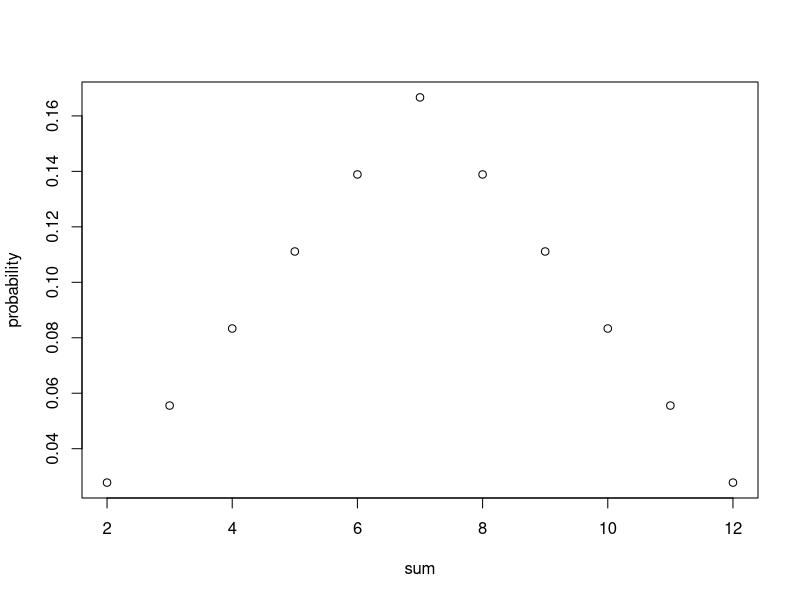
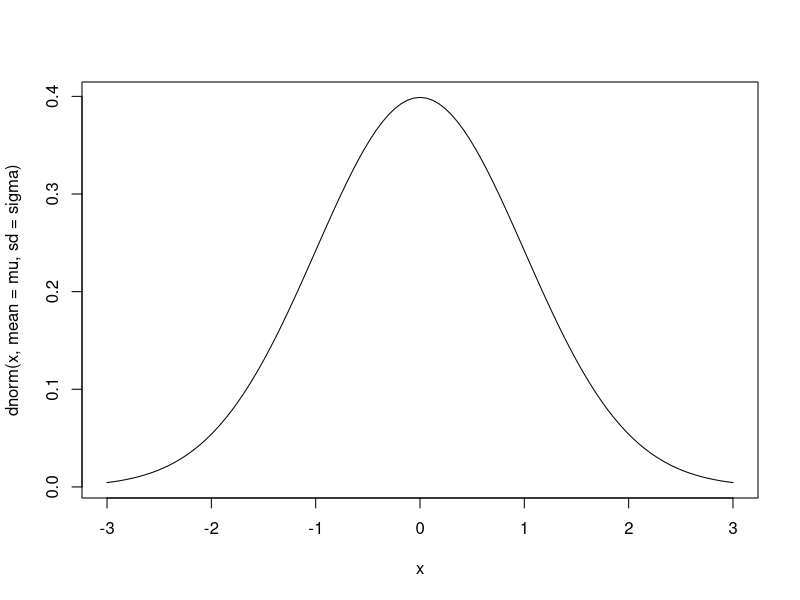
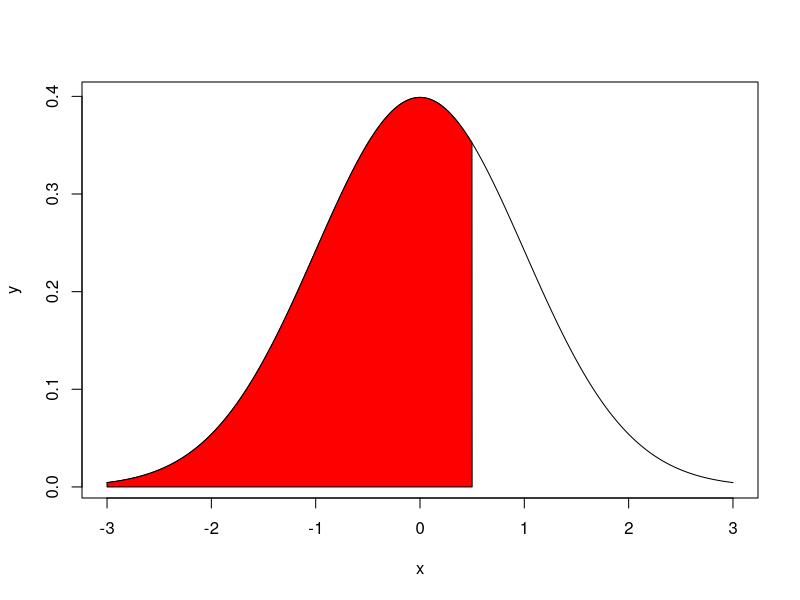

The R script that drew these images, in order:
## ---- chunk 1
knitr::opts_chunk$set(echo = TRUE)
## ---- chunk 2
# Author:  Jarad Niemi
# Date:    2024-01-15
# Purpose: Demonstrate use of R for probability calculations
## ---- chunk 3
# Example combination: C(10,4)
choose(10, 4) 
## ---- chunk 4
# Example permutation: P(10,4)
factorial(10) / factorial(4)
## ---- chunk 5
# Probabilities for the sum of two 6-sided dice
d <- data.frame(sum = 2:12, probability = c(1:6,5:1)/36)
plot(probability ~ sum, data = d)
## ---- chunk 6
# Probability of a pair when being delt two cards
3/51
## ---- chunk 7


#############################################################################
# Binomial
#############################################################################


# Binomial parameters
n <- 25
p <- 0.9

# Expected value (mean)
n*p

# Variance
n*p*(1-p)
## ---- chunk 8
# Calculate probability using probability mass function
dbinom(24, size = n, prob = p)
## ---- chunk 9
# Calculate probability using the cumulative distribution function
# Remember P(Y < y) = P(Y <= y-1)
pbinom(23 - 1, size = n, prob = p)

# Alternatively using the probability mass function
sum(dbinom(0:22, size = n, prob = p))
## ---- chunk 10


#############################################################################
# Poisson
#############################################################################

# Poisson parameter
rate <- 5.4

# Mean
rate

# Variance
rate
## ---- chunk 11
# Calculate Poisson probability using probability mass function
dpois(4, lambda = rate)
## ---- chunk 12
# Calculate probability of a range using the cumulative distribution function
ppois(8, lambda = rate) - ppois(3, lambda = rate) # OR
diff(ppois(c(3,8), lambda = rate))
## ---- chunk 13
# Calculate probability of a range using the sum of probability mass function values
dpois(4, lambda = rate) + 
  dpois(5, lambda = rate) +
  dpois(6, lambda = rate) +
  dpois(7, lambda = rate) +
  dpois(8, lambda = rate)   # OR

sum(dpois(4:8, lambda = rate))
## ---- chunk 14


#############################################################################
# Normal
#############################################################################

# Standard normal density, Y ~ N(0,1)
mu    <- 0
sigma <- 1 # Standard deviation

# Probability density function (PDF)
curve(dnorm(x, mean = mu, sd = sigma), from = mu-3*sigma, to = mu+3*sigma)
## ---- chunk 15
# P(Y < 0.5)
xmax <- 0.5

# Using CDF
pnorm(xmax, mean = mu, sd = sigma) # OR
integrate(dnorm, -Inf, xmax, mean = mu, sd = sigma)
## ---- chunk 16
# Visualizing the area under the PDF
x <- seq(from = mu - 3*sigma, to = mu + 3*sigma, length = 1001)
y <- dnorm(x, mean = mu, sd = sigma)

plot(x, y, type = "l")
polygon(c( x[x<=xmax], xmax, min(x)), c(y[x<=xmax], 0, 0), col="red")
## ---- chunk 17
# Normal parameters
mu    <- 3
sigma <- 4

# Mean
mu

# Variance
sigma^2

# Standard deviation
sigma
## ---- chunk 18
# What is the probability density function for Y=2?
dnorm(2, mean = mu, sd = sigma)
## ---- chunk 19
# Probability of a range using CDF
pnorm(2, mean = mu, sd = sigma) - pnorm(-0.5, mean = mu, sd = sigma)
diff(pnorm(c(-0.5, 2), mean = mu, sd = sigma))

# Probability of a range using PDF
integrate(dnorm, lower = -0.5, upper = 2)
